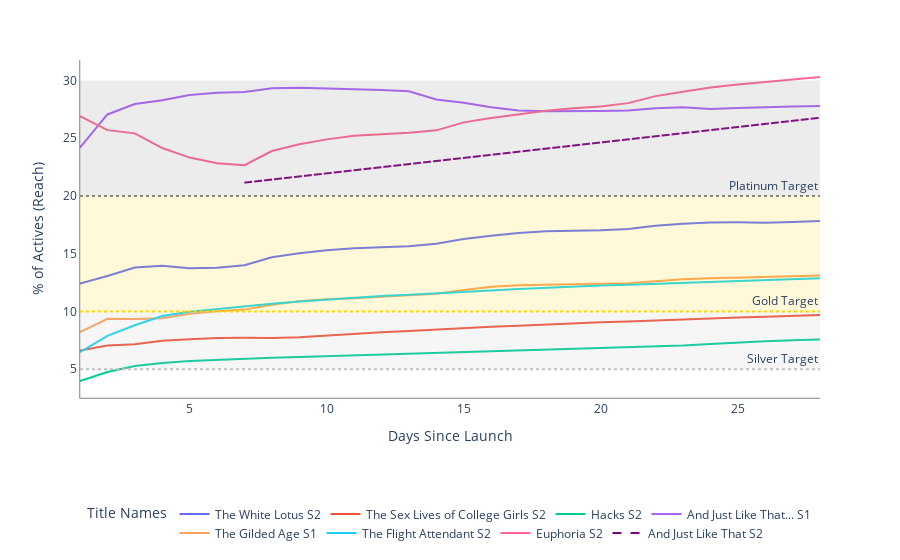

Source (notebook cell):
### Code cell
fig = px.line(plot_df, x="Days Since Launch", y="% of Actives (Reach)", color = 'Title Names',)
fig.add_scattergl(x = query[query['Title Names'] == 'And Just Like That S2']['Days Since Launch'], 
                  y = query[query['Title Names'] == 'And Just Like That S2']['% of Actives (Reach)'], 
                  line ={'color': 'purple', 'width' : 2, "dash": 'dash'},
#                   marker ={'opacity':0},
                   mode='lines',
                  name='And Just Like That S2', showlegend = True)


fig.add_hline(y = 5, line_width=2, line_dash="dot", line_color="silver", annotation_text = 'Silver Target')
fig.add_hline(y = 10, line_width=2, line_dash="dot", line_color="gold", annotation_text = 'Gold Target')
fig.add_hline(y = 20, line_width=2, line_dash="dot", line_color="grey", annotation_text = 'Platinum Target')

fig.add_hrect(y0=5, y1=10, fillcolor="silver", opacity=0.15, line_width=0)
fig.add_hrect(y0=10, y1=20, fillcolor="gold", opacity=0.15, line_width=0)
fig.add_hrect(y0=20, y1=30, fillcolor="grey", opacity=0.15, line_width=0)
# fig.add_hrect(y0=5, y1=5, fillcolor="silver", opacity=0.15, line_width=0)

# fig.update_layout(xaxis_showgrid=False, yaxis_showgrid=False, xaxis_zeroline=True, yaxis_zeroline=True,)
fig.update_layout(plot_bgcolor='rgb(255,255,255)')
fig.update_xaxes(showline=True, linewidth=0.5, linecolor='black')
fig.update_yaxes(showline=True, linewidth=0.5, linecolor='black')

fig.update_layout(legend=dict( orientation="h",
    yanchor="top",
    y=-0.3,
    xanchor="center",
    x=0.5
))

fig.show()

### Figure 1 — Plotly figure (JSON) as saved in the notebook; plotly's stock layout.template omitted (floating-point values rounded to 4 significant figures)
{"data": [{"hovertemplate": "Title Names=The White Lotus S2<br>Days Since Launch=%{x}<br>% of Actives (Reach)=%{y}<extra></extra>", "legendgroup": "The White Lotus S2", "line": {"color": "#636efa", "dash": "solid"}, "marker": {"symbol": "circle"}, "mode": "lines", "name": "The White Lotus S2", "orientation": "v", "showlegend": true, "type": "scatter", "x": [1, 2, 3, 4, 5, 6, 7, 8, 9, 10, 11, 12, 13, 14, 15, 16, 17, 18, 19, 20, 21, 22, 23, 24, 25, 26, 27, 28], "xaxis": "x", "y": [12.42, 13.07, 13.8, 13.96, 13.73, 13.79, 14.0, 14.69, 15.03, 15.3, 15.48, 15.55, 15.65, 15.87, 16.27, 16.55, 16.8, 16.94, 16.98, 17.03, 17.15, 17.41, 17.58, 17.71, 17.72, 17.69, 17.74, 17.83], "yaxis": "y"}, {"hovertemplate": "Title Names=The Sex Lives of College Girls S2<br>Days Since Launch=%{x}<br>% of Actives (Reach)=%{y}<extra></extra>", "legendgroup": "The Sex Lives of College Girls S2", "line": {"color": "#EF553B", "dash": "solid"}, "marker": {"symbol": "circle"}, "mode": "lines", "name": "The Sex Lives of College Girls S2", "orientation": "v", "showlegend": true, "type": "scatter", "x": [1, 2, 3, 4, 5, 6, 7, 8, 9, 10, 11, 12, 13, 14, 15, 16, 17, 18, 19, 20, 21, 22, 23, 24, 25, 26, 27, 28], "xaxis": "x", "y": [6.603, 7.045, 7.147, 7.466, 7.588, 7.705, 7.727, 7.698, 7.752, 7.91, 8.057, 8.186, 8.294, 8.395, 8.521, 8.661, 8.767, 8.879, 8.976, 9.06, 9.133, 9.232, 9.315, 9.384, 9.468, 9.547, 9.62, 9.687], "yaxis": "y"}, {"hovertemplate": "Title Names=Hacks S2<br>Days Since Launch=%{x}<br>% of Actives (Reach)=%{y}<extra></extra>", "legendgroup": "Hacks S2", "line": {"color": "#00cc96", "dash": "solid"}, "marker": {"symbol": "circle"}, "mode": "lines", "name": "Hacks S2", "orientation": "v", "showlegend": true, "type": "scatter", "x": [1, 2, 3, 4, 5, 6, 7, 8, 9, 10, 11, 12, 13, 14, 15, 16, 17, 18, 19, 20, 21, 22, 23, 24, 25, 26, 27, 28], "xaxis": "x", "y": [3.964, 4.747, 5.267, 5.534, 5.707, 5.818, 5.914, 5.995, 6.06, 6.126, 6.217, 6.311, 6.379, 6.445, 6.501, 6.556, 6.635, 6.708, 6.772, 6.837, 6.897, 6.965, 7.039, 7.176, 7.326, 7.423, 7.502, 7.567], "yaxis": "y"}, {"hovertemplate": "Title Names=And Just Like That... S1<br>Days Since Launch=%{x}<br>% of Actives (Reach)=%{y}<extra></extra>", "legendgroup": "And Just Like That... S1", "line": {"color": "#ab63fa", "dash": "solid"}, "marker": {"symbol": "circle"}, "mode": "lines", "name": "And Just Like That... S1", "orientation": "v", "showlegend": true, "type": "scatter", "x": [1, 2, 3, 4, 5, 6, 7, 8, 9, 10, 11, 12, 13, 14, 15, 16, 17, 18, 19, 20, 21, 22, 23, 24, 25, 26, 27, 28], "xaxis": "x", "y": [24.19, 27.06, 27.96, 28.3, 28.75, 28.93, 29.01, 29.32, 29.37, 29.33, 29.24, 29.18, 29.07, 28.36, 28.07, 27.67, 27.39, 27.33, 27.33, 27.36, 27.4, 27.6, 27.69, 27.53, 27.62, 27.71, 27.75, 27.79], "yaxis": "y"}, {"hovertemplate": "Title Names=The Gilded Age S1<br>Days Since Launch=%{x}<br>% of Actives (Reach)=%{y}<extra></extra>", "legendgroup": "The Gilded Age S1", "line": {"color": "#FFA15A", "dash": "solid"}, "marker": {"symbol": "circle"}, "mode": "lines", "name": "The Gilded Age S1", "orientation": "v", "showlegend": true, "type": "scatter", "x": [1, 2, 3, 4, 5, 6, 7, 8, 9, 10, 11, 12, 13, 14, 15, 16, 17, 18, 19, 20, 21, 22, 23, 24, 25, 26, 27, 28], "xaxis": "x", "y": [8.213, 9.357, 9.344, 9.416, 9.79, 10.02, 10.16, 10.58, 10.88, 11.04, 11.13, 11.26, 11.4, 11.52, 11.86, 12.14, 12.27, 12.31, 12.35, 12.4, 12.44, 12.6, 12.78, 12.88, 12.92, 12.97, 13.04, 13.1], "yaxis": "y"}, {"hovertemplate": "Title Names=The Flight Attendant S2<br>Days Since Launch=%{x}<br>% of Actives (Reach)=%{y}<extra></extra>", "legendgroup": "The Flight Attendant S2", "line": {"color": "#19d3f3", "dash": "solid"}, "marker": {"symbol": "circle"}, "mode": "lines", "name": "The Flight Attendant S2", "orientation": "v", "showlegend": true, "type": "scatter", "x": [1, 2, 3, 4, 5, 6, 7, 8, 9, 10, 11, 12, 13, 14, 15, 16, 17, 18, 19, 20, 21, 22, 23, 24, 25, 26, 27, 28], "xaxis": "x", "y": [6.476, 7.879, 8.795, 9.602, 9.963, 10.21, 10.43, 10.67, 10.87, 11.02, 11.22, 11.34, 11.45, 11.55, 11.68, 11.8, 11.94, 12.06, 12.16, 12.24, 12.31, 12.39, 12.46, 12.55, 12.67, 12.75, 12.81, 12.87], "yaxis": "y"}, {"hovertemplate": "Title Names=Euphoria S2<br>Days Since Launch=%{x}<br>% of Actives (Reach)=%{y}<extra></extra>", "legendgroup": "Euphoria S2", "line": {"color": "#FF6692", "dash": "solid"}, "marker": {"symbol": "circle"}, "mode": "lines", "name": "Euphoria S2", "orientation": "v", "showlegend": true, "type": "scatter", "x": [1, 2, 3, 4, 5, 6, 7, 8, 9, 10, 11, 12, 13, 14, 15, 16, 17, 18, 19, 20, 21, 22, 23, 24, 25, 26, 27, 28], "xaxis": "x", "y": [26.91, 25.7, 25.42, 24.15, 23.32, 22.83, 22.66, 23.89, 24.48, 24.9, 25.21, 25.35, 25.46, 25.68, 26.37, 26.75, 27.1, 27.38, 27.59, 27.75, 28.04, 28.65, 29.03, 29.39, 29.65, 29.87, 30.09, 30.31], "yaxis": "y"}, {"line": {"color": "purple", "dash": "dash", "width": 2}, "mode": "lines", "name": "And Just Like That S2", "showlegend": true, "type": "scattergl", "x": [7, 28], "y": [21.15, 26.77]}], "layout": {"annotations": [{"showarrow": false, "text": "Silver Target", "x": 1, "xanchor": "right", "xref": "x domain", "y": 5, "yanchor": "bottom", "yref": "y"}, {"showarrow": false, "text": "Gold Target", "x": 1, "xanchor": "right", "xref": "x domain", "y": 10, "yanchor": "bottom", "yref": "y"}, {"showarrow": false, "text": "Platinum Target", "x": 1, "xanchor": "right", "xref": "x domain", "y": 20, "yanchor": "bottom", "yref": "y"}], "autosize": true, "legend": {"orientation": "h", "title": {"text": "Title Names"}, "tracegroupgap": 0, "x": 0.5, "xanchor": "center", "y": -0.3, "yanchor": "top"}, "margin": {"t": 60}, "plot_bgcolor": "rgb(255,255,255)", "shapes": [{"line": {"color": "silver", "dash": "dot", "width": 2}, "type": "line", "x0": 0, "x1": 1, "xref": "x domain", "y0": 5, "y1": 5, "yref": "y"}, {"line": {"color": "gold", "dash": "dot", "width": 2}, "type": "line", "x0": 0, "x1": 1, "xref": "x domain", "y0": 10, "y1": 10, "yref": "y"}, {"line": {"color": "grey", "dash": "dot", "width": 2}, "type": "line", "x0": 0, "x1": 1, "xref": "x domain", "y0": 20, "y1": 20, "yref": "y"}, {"fillcolor": "silver", "line": {"width": 0}, "opacity": 0.15, "type": "rect", "x0": 0, "x1": 1, "xref": "x domain", "y0": 5, "y1": 10, "yref": "y"}, {"fillcolor": "gold", "line": {"width": 0}, "opacity": 0.15, "type": "rect", "x0": 0, "x1": 1, "xref": "x domain", "y0": 10, "y1": 20, "yref": "y"}, {"fillcolor": "grey", "line": {"width": 0}, "opacity": 0.15, "type": "rect", "x0": 0, "x1": 1, "xref": "x domain", "y0": 20, "y1": 30, "yref": "y"}], "xaxis": {"anchor": "y", "autorange": true, "domain": [0, 1], "linecolor": "black", "linewidth": 0.5, "range": [1, 28], "showline": true, "title": {"text": "Days Since Launch"}, "type": "linear"}, "yaxis": {"anchor": "x", "autorange": true, "domain": [0, 1], "linecolor": "black", "linewidth": 0.5, "range": [2.5, 31.77], "showline": true, "title": {"text": "% of Actives (Reach)"}, "type": "linear"}}}
